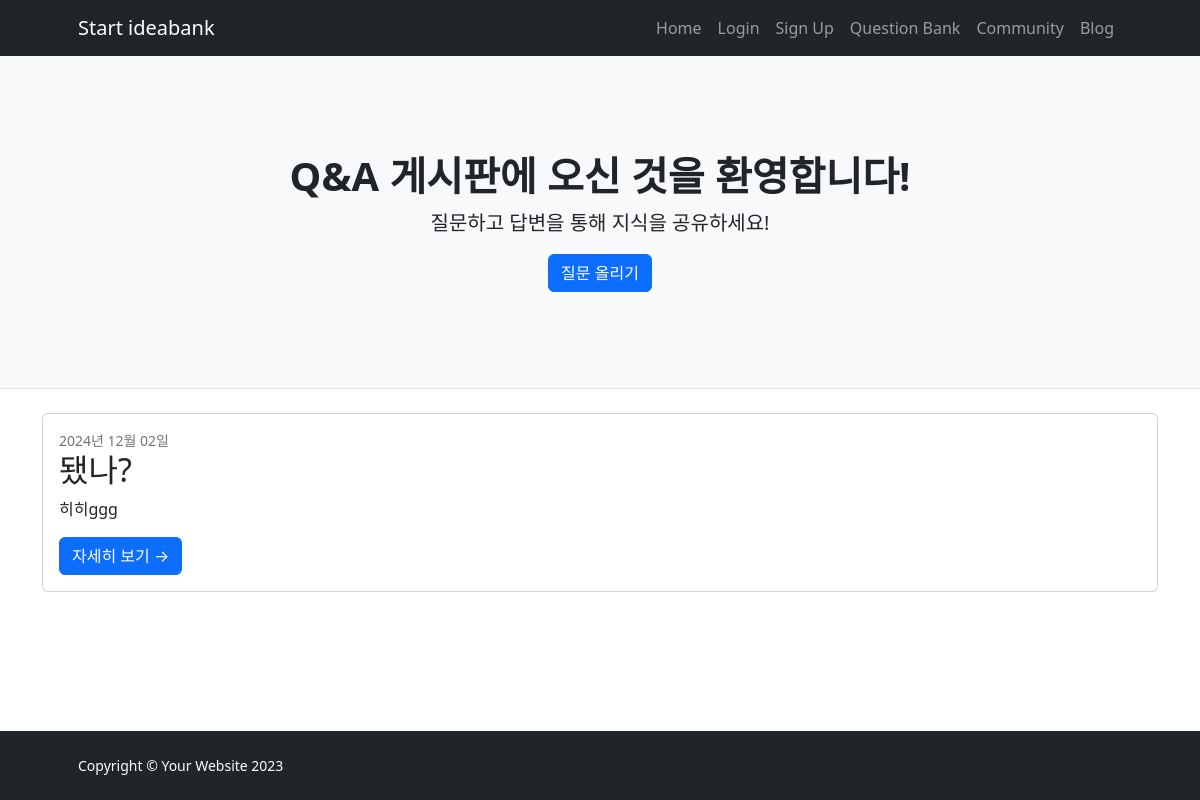
/qa-board/, run on an earlier commit of the app's database.
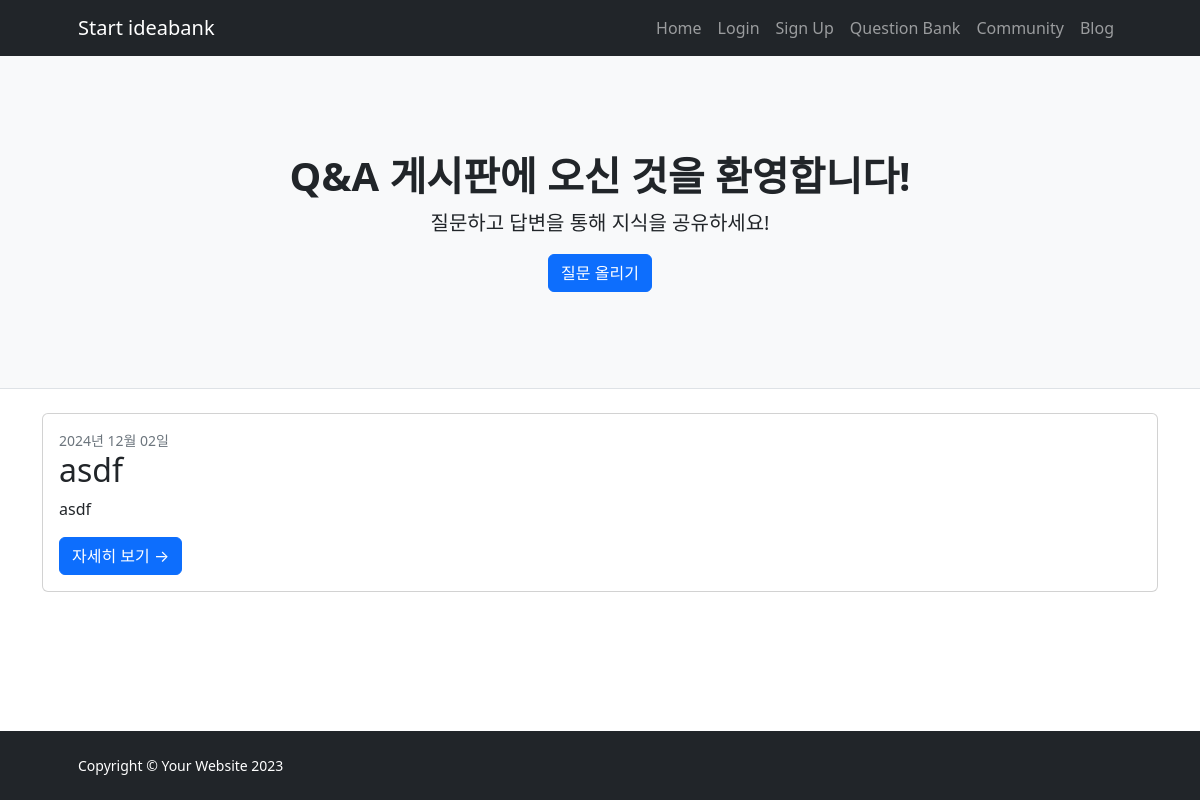
And on a later commit of the database.
### IBK_ossproject/models.py (models this page shows, shortened)
class Question(models.Model):
    CATEGORY_CHOICES = [
        ('알고리즘', '알고리즘'),
        ('자료구조', '자료구조'),
        ('프로그래밍 언어', '프로그래밍 언어'),
        ('기타', '기타'),
    ]
    DIFFICULTY_CHOICES = [
        ('쉬움', '쉬움'),
        ('보통', '보통'),
        ('어려움', '어려움'),
    ]
    title = models.CharField(max_length=255)  # 질문 제목
    content = models.TextField()  # 질문 내용
    category = models.CharField(max_length=100, choices=CATEGORY_CHOICES, blank=True, null=True)  # 카테고리
    difficulty = models.CharField(max_length=10, choices=DIFFICULTY_CHOICES, blank=True, null=True)  # 난이도
    author = models.ForeignKey(User, on_delete=models.CASCADE, related_name='questions_created')  # 작성자
    created_at = models.DateTimeField(auto_now_add=True)  # 작성일

### IBK_ossproject/views.py (the view)
# urls.py: path('qa-board/', views.qa_board, name='qa_board'), # QnA 게시판
def qa_board(request):
    questions = Question.objects.all().order_by('-created_at')
    return render(request, 'qa_board.html', {'questions': questions})

### templates/qa_board.html (shortened to what this page needs)
{% extends 'base.html' %}
{% block content %}
    <header class="py-5 bg-light border-bottom mb-4">
        <div class="container">
            <div class="text-center my-5">
                <h1 id="header-title" class="fw-bolder editable" contenteditable="false">Q&A 게시판에 오신 것을 환영합니다!</h1>
                <p id="header-description" class="lead mb-0 editable" contenteditable="false">질문하고 답변을 통해 지식을 공유하세요!</p>
                <a id="header-button" href="{% url 'qa_creation' %}" class="btn btn-primary mt-3">질문 올리기</a>
            </div>
        </div>
    </header>
    <div class="container">
        <div class="row">
            <div class="col-lg-12">
                {% for question in questions %}
                <div class="card mb-4">
                    <div class="card-body">
                        <div class="small text-muted">{{ question.created_at|date:"Y년 m월 d일" }}</div>
                        <h2 class="card-title">{{ question.title }}</h2>
                        <p class="card-text">{{ question.content|truncatewords:20 }}</p>
                        <a class="btn btn-primary" href="{% url 'question_detail' question.id %}">자세히 보기 →</a>
                    </div>
                </div>
                {% empty %}
                <p>아직 등록된 질문이 없습니다. 질문을 작성해 보세요!</p>
                {% endfor %}
            </div>
        </div>
    </div>
{% endblock %}

What changed in the data, as far as the page shows it:
removed Question: created_at "2024년 12월 02일", title "됐나?", content "히히ggg"
added Question: created_at "2024년 12월 02일", title "asdf", content "asdf"
